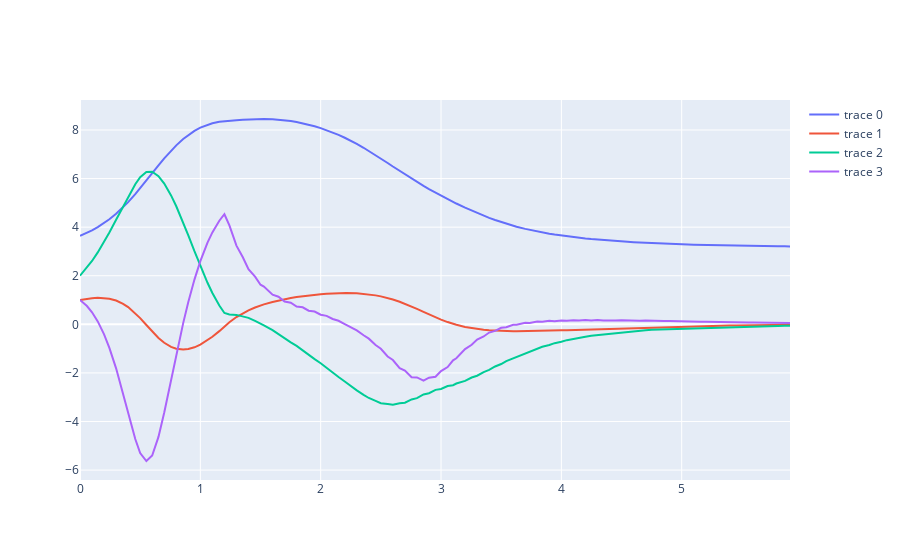

The notebook cell this image was saved under:
### Code cell
# vf_ctrl, sys_ctrl = pendulum_utils.get_value_function(3)
vf_ctrl, sys_ctrl = double_pendulum_utils.get_value_function(10)
ctrl = controllers.get_limited_lookahead_controller(vf_ctrl, vf_approx)

x_traj_sim, t_traj_sim = controllers.sim_ctrl(x0, vf.u_dim[0], sys.dx, ctrl, .1, 60)

fig = go.Figure()
for i in range(4):
    fig.add_trace(go.Scatter(
        x=t_traj_sim,
        y=x_traj_sim[i,:]
    ))
print("Baseline")
fig.show()
